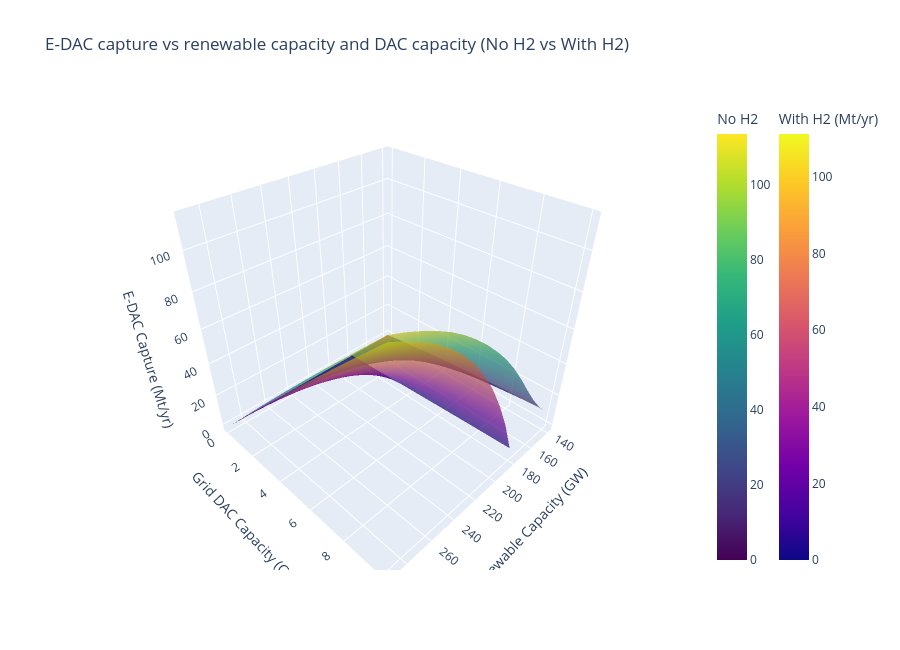

The notebook cell saved with this chart:
### Code cell
import numpy as np
import plotly.graph_objects as go

# sweep ranges
REN_GW_LIST = list(range(140, 300, 10))
DAC_GW_LIST = list(range(0, 11, 1))

# Z surfaces
Z_no = np.full((len(DAC_GW_LIST), len(REN_GW_LIST)), np.nan)
Z_h2 = np.full((len(DAC_GW_LIST), len(REN_GW_LIST)), np.nan)

for i, dac_gw in enumerate(DAC_GW_LIST):
    for j, ren_gw in enumerate(REN_GW_LIST):
        df = build_net_supply_df(ren_gw)

        # no H2
        ps_no = PowerSystemNoH2(
            renewable_capacity=ren_gw * U.GW,
            dac_capacity=dac_gw * U.GW,
            medium_storage_capacity=A.MediumTermStorage.Capacity,
            medium_storage_power=A.MediumTermStorage.Power,
            enable_imports=ENABLE_IMPORTS,
            capacity_factors_source=CAPACITY_FACTORS_SOURCE,
        )
        sim_no = ps_no.run_simulation(df)
        if sim_no is not None:
            analysis_no = ps_no.analyze_simulation_results(sim_no)
            Z_no[i, j] = analysis_no["annual_co2_removals"].to(U.Mt).magnitude

        # with H2
        ps_h2 = PowerSystem(
            renewable_capacity=ren_gw * U.GW,
            hydrogen_storage_capacity=HYDROGEN_STORAGE_TWH,
            electrolyser_power=ELECTROLYSER_GW,
            dac_capacity=dac_gw * U.GW,
            hydrogen_generation_power=HYDROGEN_GEN_GW,
            enable_imports=ENABLE_IMPORTS,
            capacity_factors_source=CAPACITY_FACTORS_SOURCE,
            enable_gas_ltdac=True,

        )
        sim_h2 = ps_h2.run_simulation(df)
        if sim_h2 is not None:
            analysis_h2 = ps_h2.analyze_simulation_results(sim_h2)
            Z_h2[i, j] = analysis_h2["annual_co2_removals"].to(U.Mt).magnitude

# meshgrid
X, Y = np.meshgrid(REN_GW_LIST, DAC_GW_LIST)

fig = go.Figure()

fig.add_trace(
    go.Surface(
        x=X,
        y=Y,
        z=Z_no,
        colorscale="Viridis",
        opacity=0.7,
        name="No H2",
        showscale=True,
        colorbar=dict(title="No H2", x=1.02),
    )
)

fig.add_trace(
    go.Surface(
        x=X,
        y=Y,
        z=Z_h2,
        colorscale="Plasma",
        opacity=0.7,
        name="With H2",
        showscale=True,
        colorbar=dict(title="With H2 (Mt/yr)", x=1.12),
    )
)

fig.update_layout(
    title="E-DAC capture vs renewable capacity and DAC capacity (No H2 vs With H2)",
    scene=dict(
        xaxis_title="Renewable Capacity (GW)",
        yaxis_title="Grid DAC Capacity (GW)",
        zaxis_title="E-DAC Capture (Mt/yr)",
    ),
    width=900,
    height=650,
)

fig.show()

### Figure 1 — Plotly figure (JSON) as saved in the notebook; plotly's stock layout.template omitted (floating-point values rounded to 4 significant figures; data arrays with more than 128 entries replaced by an {"elided": "..."} marker saying what was removed)
{"data": [{"colorbar": {"title": {"text": "No H2"}, "x": 1.02}, "colorscale": [[0, "#440154"], [0.1111, "#482878"], [0.2222, "#3e4989"], [0.3333, "#31688e"], [0.4444, "#26828e"], [0.5556, "#1f9e89"], [0.6667, "#35b779"], [0.7778, "#6ece58"], [0.8889, "#b5de2b"], [1, "#fde725"]], "name": "No H2", "opacity": 0.7, "showscale": true, "type": "surface", "x": {"elided": "11x16 int values"}, "y": {"elided": "11x16 int values"}, "z": {"elided": "11x16 float values"}}, {"colorbar": {"title": {"text": "With H2 (Mt/yr)"}, "x": 1.12}, "colorscale": [[0, "#0d0887"], [0.1111, "#46039f"], [0.2222, "#7201a8"], [0.3333, "#9c179e"], [0.4444, "#bd3786"], [0.5556, "#d8576b"], [0.6667, "#ed7953"], [0.7778, "#fb9f3a"], [0.8889, "#fdca26"], [1, "#f0f921"]], "name": "With H2", "opacity": 0.7, "showscale": true, "type": "surface", "x": {"elided": "11x16 int values"}, "y": {"elided": "11x16 int values"}, "z": {"elided": "11x16 float values"}}], "layout": {"height": 650, "scene": {"xaxis": {"title": {"text": "Renewable Capacity (GW)"}}, "yaxis": {"title": {"text": "Grid DAC Capacity (GW)"}}, "zaxis": {"title": {"text": "E-DAC Capture (Mt/yr)"}}}, "title": {"text": "E-DAC capture vs renewable capacity and DAC capacity (No H2 vs With H2)"}, "width": 900}}
